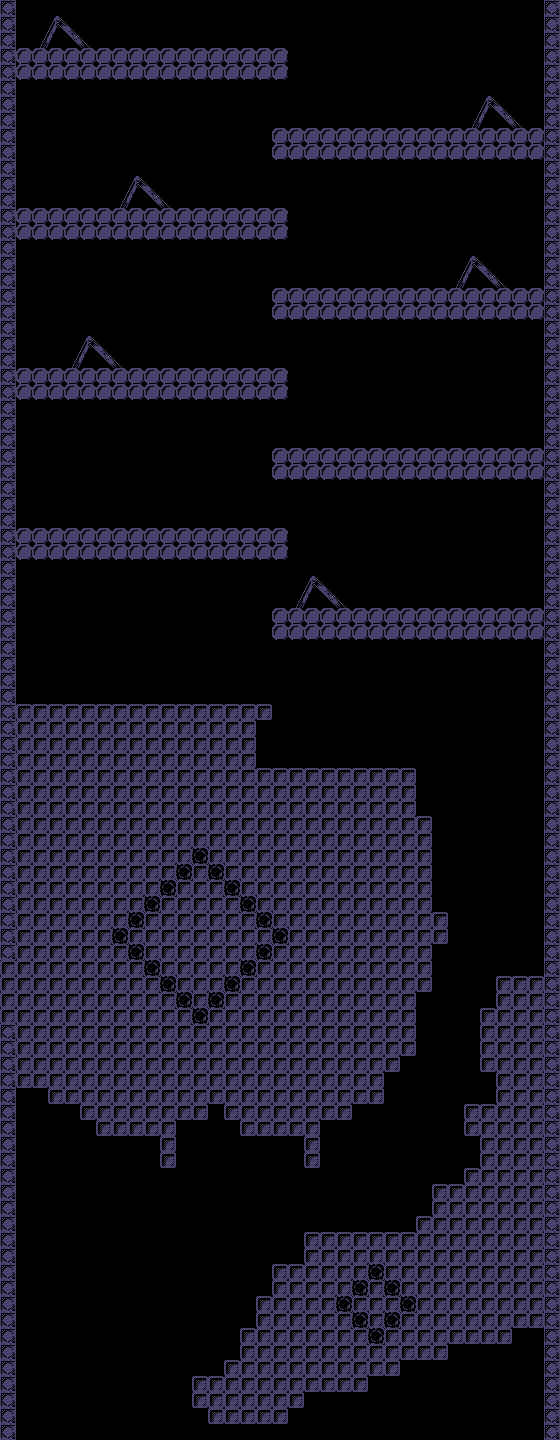

Below is a game level as drawn by its tile map, then a one-line description and the .tmx that defines it (tile-layer data replaced by summaries):
An orthogonal 35x90 tile map with 16x16 px tiles, 1 tile layer (Kachelebene 1) and 30 objects.

<map version="1.10" tiledversion="1.11.1" orientation="orthogonal" renderorder="right-down" width="35" height="90" tilewidth="16" tileheight="16" infinite="0" nextlayerid="5" nextobjectid="31">
 <tileset firstgid="1" source="Tileset.tsx" />
 <layer id="1" name="Kachelebene 1" width="35" height="90">
  <data>[3150 cells, 1359 non-empty, 12 distinct tile ids]</data>
 </layer>
 <objectgroup id="2" name="Platforms">
  <object id="1" x="16" y="48" width="272" height="32" />
  <object id="2" x="272" y="128" width="272" height="32" />
  <object id="3" x="16" y="208" width="272" height="32" />
  <object id="4" x="272" y="288" width="272" height="32" />
  <object id="5" x="16" y="368" width="272" height="32" />
  <object id="6" x="272" y="448" width="272" height="32" />
  <object id="7" x="16" y="528" width="272" height="32" />
  <object id="8" x="272" y="608" width="272" height="32" />
  <object id="9" x="16" y="704" width="256" height="16" />
  <object id="10" x="240" y="720" width="16" height="48" />
  <object id="11" x="256" y="768" width="160" height="288" />
  <object id="12" x="416" y="816" width="16" height="176" />
  <object id="13" x="432" y="912" width="16" height="32" />
  <object id="14" x="384" y="1056" width="16" height="16" />
  <object id="15" x="368" y="1072" width="16" height="32" />
  <object id="16" x="496" y="976" width="48" height="128" />
  <object id="17" x="480" y="1008" width="16" height="64" />
  <object id="18" x="464" y="1104" width="32" height="32" />
  <object id="19" x="480" y="1136" width="16" height="32" />
  <object id="20" x="464" y="1168" width="16" height="16" />
  <object id="21" x="432" y="1184" width="32" height="32" />
  <object id="22" x="416" y="1216" width="16" height="16" />
  <object id="23" x="304" y="1232" width="112" height="16" />
  <object id="24" x="304" y="1248" width="16" height="32" />
  <object id="25" x="272" y="1264" width="32" height="32" />
  <object id="26" x="256" y="1296" width="16" height="32" />
  <object id="27" x="240" y="1328" width="16" height="32" />
  <object id="28" x="224" y="1360" width="16" height="16" />
  <object id="29" x="192" y="1376" width="32" height="32" />
 </objectgroup>
 <objectgroup id="3" name="Checkpoints">
  <object id="30" x="100.667" y="15.3333" width="16" height="32" />
 </objectgroup>
 <objectgroup id="4" name="Dynamic" />
</map>
